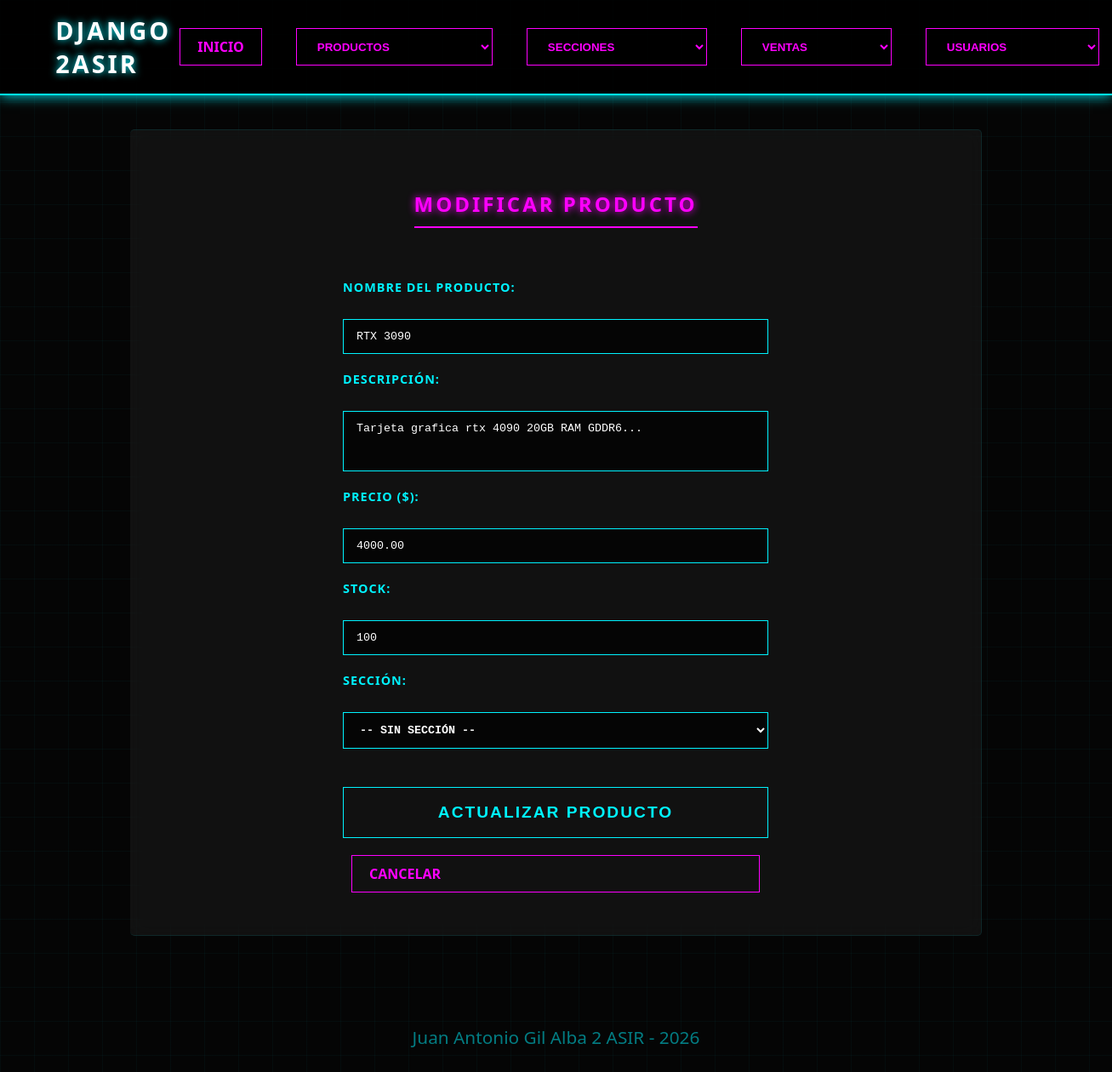
/productos/modificar?id=1, run on an earlier commit of the app's database.
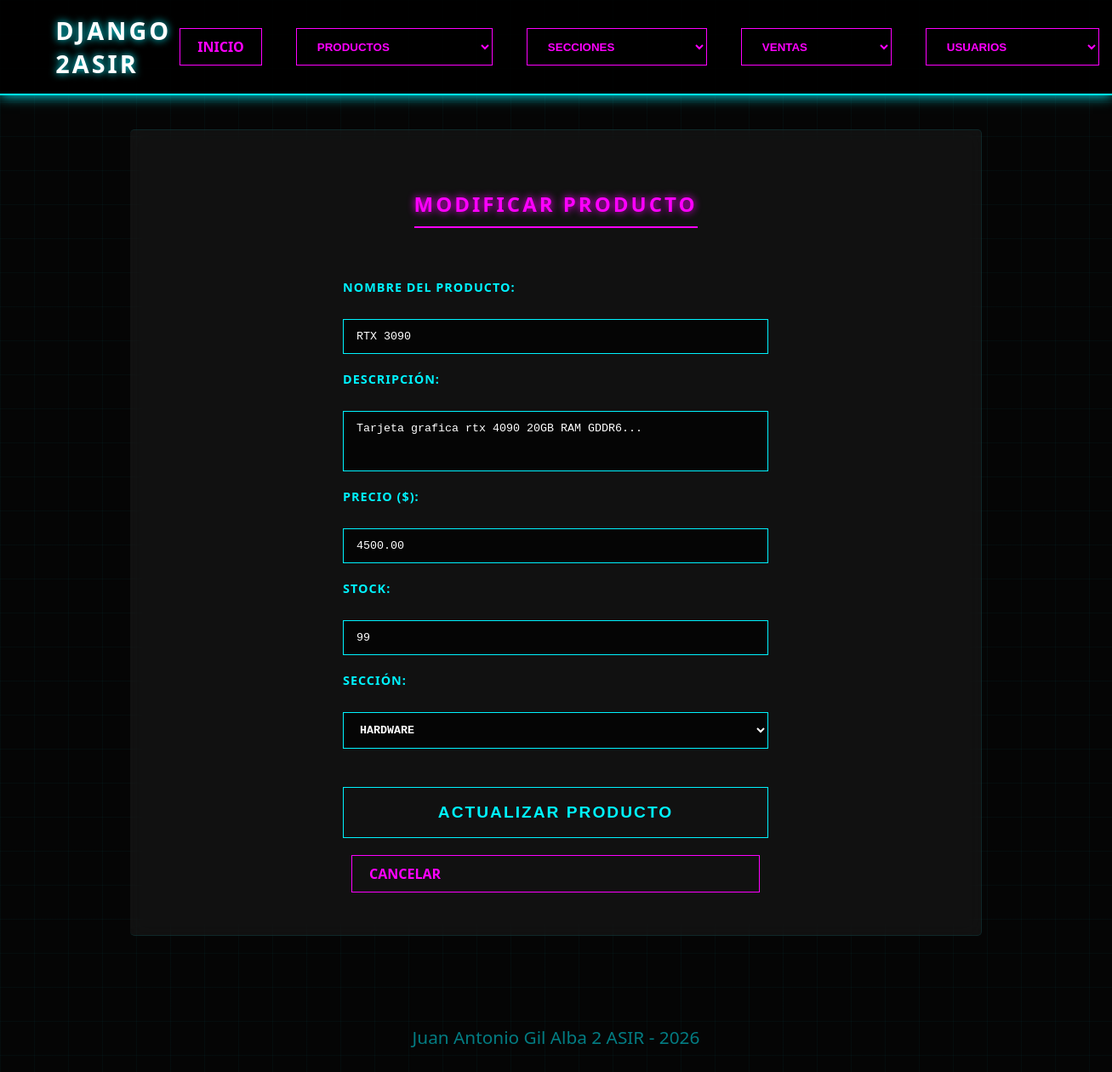
And on a later commit of the database.
### apps/productos/models.py (models this page shows, shortened)
class Producto(models.Model):
    nombre = models.CharField(max_length=100)
    descripcion = models.TextField(blank=True, null=True)
    precio = models.DecimalField(max_digits=10, decimal_places=2)
    stock = models.IntegerField(default=0)
    seccion = models.ForeignKey('secciones.Seccion', on_delete=models.SET_NULL, null=True, blank=True)
    class Meta:
        verbose_name = "Producto"
        verbose_name_plural = "Productos"

### apps/secciones/models.py (models this page shows, shortened)
class Seccion(models.Model):
    nombre = models.CharField(max_length=100, unique=True)
    descripcion = models.TextField(blank=True, null=True)

### apps/productos/views.py (the view, shortened to what this page needs)
# urls.py: path('productos/modificar', productos_modificar_views, name='productos_modificar'),
def productos_modificar_views(request):
    producto_id = request.GET.get('id') or request.POST.get('id')
    if not producto_id:
        return redirect('productos_url')
    producto = get_object_or_404(Producto, id=producto_id)
    secciones = Seccion.objects.all().order_by('nombre')
    datos = {
        'producto': producto,
        'secciones': secciones
    }
    return render(request, 'productos/modificar.html', datos)

### proyecto/templates/productos/modificar.html (shortened to what this page needs)
{% extends "index.html" %}
{% load static %}
{% block extra_css %}
    <link rel="stylesheet" href="{% static 'css/alta.css' %}">
{% endblock %}
{% block contenido %}
    <h2>Modificar Producto</h2>
    <form method="post">
        <label for="nombre">Nombre del producto:</label>
        <input type="text" id="nombre" name="nombre" value="{{ producto.nombre }}" required>
        <label for="descripcion">Descripción:</label>
        <textarea id="descripcion" name="descripcion" rows="3" required>{{ producto.descripcion }}</textarea>
        <label for="precio">Precio ($):</label>
        <input type="number" id="precio" name="precio" step="0.01" value="{{ producto.precio }}" required>
        <label for="stock">Stock:</label>
        <input type="number" id="stock" name="stock" value="{{ producto.stock }}" required>
        <label for="seccion">Sección:</label>
        <select id="seccion" name="seccion">
            <option value="">-- Sin sección --</option>
            {% for seccion in secciones %}
                <option value="{{ seccion.id }}" {% if producto.seccion_id == seccion.id %}selected{% endif %}>
                    {{ seccion.nombre }}
                </option>
            {% endfor %}
        </select>
        <button type="submit" class="neon-btn">Actualizar Producto</button>
        <a href="{% url 'productos_url' %}" class="neon-link">Cancelar</a>
    </form>
{% endblock %}

What changed in the data, as far as the page shows it:
changed Producto "RTX 3090": precio "4000.00" → "4500.00"; stock "100" → "99"; seccion (not shown) → "Hardware"
Also different on the page:
form field seccion: "-- Sin sección --" → (not shown)
